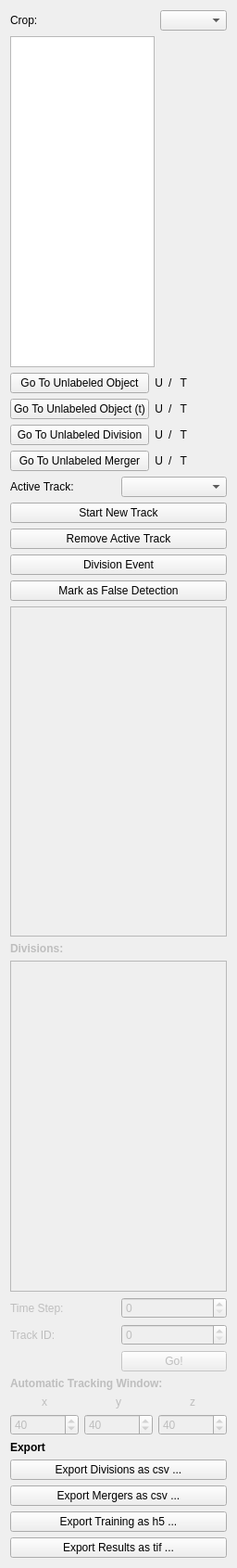
<?xml version="1.0" encoding="UTF-8"?>
<ui version="4.0">
 <class>containingWidget</class>
 <widget class="QWidget" name="containingWidget">
  <property name="geometry">
   <rect>
    <x>0</x>
    <y>0</y>
    <width>256</width>
    <height>1691</height>
   </rect>
  </property>
  <property name="sizePolicy">
   <sizepolicy hsizetype="Preferred" vsizetype="Preferred">
    <horstretch>1</horstretch>
    <verstretch>0</verstretch>
   </sizepolicy>
  </property>
  <property name="minimumSize">
   <size>
    <width>256</width>
    <height>0</height>
   </size>
  </property>
  <property name="baseSize">
   <size>
    <width>0</width>
    <height>0</height>
   </size>
  </property>
  <property name="windowTitle">
   <string>Form</string>
  </property>
  <layout class="QGridLayout" name="gridLayout_3">
   <item row="0" column="0">
    <widget class="QLabel" name="cropLabel">
     <property name="text">
      <string>Crop:</string>
     </property>
    </widget>
   </item>
   <item row="0" column="1">
    <widget class="QComboBox" name="cropBoxView"/>
   </item>
   <item row="1" column="0">
    <widget class="CropListView" name="cropListView"/>
   </item>
   <item row="2" column="0" colspan="2">
    <layout class="QGridLayout" name="gridLayout">
     <item row="2" column="1">
      <widget class="QLabel" name="unlabeledDivisionsCount">
       <property name="sizePolicy">
        <sizepolicy hsizetype="Fixed" vsizetype="Preferred">
         <horstretch>0</horstretch>
         <verstretch>0</verstretch>
        </sizepolicy>
       </property>
       <property name="layoutDirection">
        <enum>Qt::RightToLeft</enum>
       </property>
       <property name="text">
        <string>U</string>
       </property>
       <property name="alignment">
        <set>Qt::AlignRight|Qt::AlignTrailing|Qt::AlignVCenter</set>
       </property>
      </widget>
     </item>
     <item row="0" column="3">
      <widget class="QLabel" name="allObjectsCount">
       <property name="sizePolicy">
        <sizepolicy hsizetype="Fixed" vsizetype="Preferred">
         <horstretch>0</horstretch>
         <verstretch>0</verstretch>
        </sizepolicy>
       </property>
       <property name="layoutDirection">
        <enum>Qt::RightToLeft</enum>
       </property>
       <property name="text">
        <string>T</string>
       </property>
       <property name="alignment">
        <set>Qt::AlignRight|Qt::AlignTrailing|Qt::AlignVCenter</set>
       </property>
      </widget>
     </item>
     <item row="0" column="1">
      <widget class="QLabel" name="unlabeledObjectsCount">
       <property name="sizePolicy">
        <sizepolicy hsizetype="Fixed" vsizetype="Preferred">
         <horstretch>0</horstretch>
         <verstretch>0</verstretch>
        </sizepolicy>
       </property>
       <property name="layoutDirection">
        <enum>Qt::RightToLeft</enum>
       </property>
       <property name="text">
        <string>U</string>
       </property>
       <property name="alignment">
        <set>Qt::AlignRight|Qt::AlignTrailing|Qt::AlignVCenter</set>
       </property>
      </widget>
     </item>
     <item row="0" column="2">
      <widget class="QLabel" name="cropObjectsFrame_2">
       <property name="text">
        <string>/</string>
       </property>
      </widget>
     </item>
     <item row="3" column="1">
      <widget class="QLabel" name="unlabeledMergersCount">
       <property name="sizePolicy">
        <sizepolicy hsizetype="Fixed" vsizetype="Preferred">
         <horstretch>0</horstretch>
         <verstretch>0</verstretch>
        </sizepolicy>
       </property>
       <property name="layoutDirection">
        <enum>Qt::RightToLeft</enum>
       </property>
       <property name="text">
        <string>U</string>
       </property>
       <property name="alignment">
        <set>Qt::AlignRight|Qt::AlignTrailing|Qt::AlignVCenter</set>
       </property>
      </widget>
     </item>
     <item row="1" column="3">
      <widget class="QLabel" name="allObjectsCountFrame">
       <property name="sizePolicy">
        <sizepolicy hsizetype="Fixed" vsizetype="Preferred">
         <horstretch>0</horstretch>
         <verstretch>0</verstretch>
        </sizepolicy>
       </property>
       <property name="layoutDirection">
        <enum>Qt::RightToLeft</enum>
       </property>
       <property name="text">
        <string>T</string>
       </property>
       <property name="alignment">
        <set>Qt::AlignRight|Qt::AlignTrailing|Qt::AlignVCenter</set>
       </property>
      </widget>
     </item>
     <item row="2" column="0">
      <widget class="QPushButton" name="nextUnlabeledDivision">
       <property name="enabled">
        <bool>true</bool>
       </property>
       <property name="text">
        <string>Go To Unlabeled Division</string>
       </property>
      </widget>
     </item>
     <item row="3" column="0">
      <widget class="QPushButton" name="nextUnlabeledMerger">
       <property name="enabled">
        <bool>true</bool>
       </property>
       <property name="text">
        <string>Go To Unlabeled Merger</string>
       </property>
      </widget>
     </item>
     <item row="1" column="2">
      <widget class="QLabel" name="cropObjectsFrame_3">
       <property name="text">
        <string>/</string>
       </property>
      </widget>
     </item>
     <item row="3" column="3">
      <widget class="QLabel" name="allMergersCount">
       <property name="sizePolicy">
        <sizepolicy hsizetype="Fixed" vsizetype="Preferred">
         <horstretch>0</horstretch>
         <verstretch>0</verstretch>
        </sizepolicy>
       </property>
       <property name="layoutDirection">
        <enum>Qt::RightToLeft</enum>
       </property>
       <property name="text">
        <string>T</string>
       </property>
       <property name="alignment">
        <set>Qt::AlignRight|Qt::AlignTrailing|Qt::AlignVCenter</set>
       </property>
      </widget>
     </item>
     <item row="2" column="3">
      <widget class="QLabel" name="allDivisionsCount">
       <property name="sizePolicy">
        <sizepolicy hsizetype="Fixed" vsizetype="Preferred">
         <horstretch>0</horstretch>
         <verstretch>0</verstretch>
        </sizepolicy>
       </property>
       <property name="layoutDirection">
        <enum>Qt::RightToLeft</enum>
       </property>
       <property name="text">
        <string>T</string>
       </property>
       <property name="alignment">
        <set>Qt::AlignRight|Qt::AlignTrailing|Qt::AlignVCenter</set>
       </property>
      </widget>
     </item>
     <item row="3" column="2">
      <widget class="QLabel" name="cropObjectsFrame_5">
       <property name="text">
        <string>/</string>
       </property>
      </widget>
     </item>
     <item row="0" column="0">
      <widget class="QPushButton" name="nextUnlabeledObject">
       <property name="text">
        <string>Go To Unlabeled Object</string>
       </property>
      </widget>
     </item>
     <item row="1" column="0">
      <widget class="QPushButton" name="nextUnlabeledObjectFrame">
       <property name="enabled">
        <bool>true</bool>
       </property>
       <property name="text">
        <string>Go To Unlabeled Object (t)</string>
       </property>
      </widget>
     </item>
     <item row="2" column="2">
      <widget class="QLabel" name="cropObjectsFrame_4">
       <property name="text">
        <string>/</string>
       </property>
      </widget>
     </item>
     <item row="1" column="1">
      <widget class="QLabel" name="unlabeledObjectsCountFrame">
       <property name="sizePolicy">
        <sizepolicy hsizetype="Fixed" vsizetype="Preferred">
         <horstretch>0</horstretch>
         <verstretch>0</verstretch>
        </sizepolicy>
       </property>
       <property name="layoutDirection">
        <enum>Qt::RightToLeft</enum>
       </property>
       <property name="text">
        <string>U</string>
       </property>
       <property name="alignment">
        <set>Qt::AlignRight|Qt::AlignTrailing|Qt::AlignVCenter</set>
       </property>
      </widget>
     </item>
     <item row="0" column="4">
      <spacer name="horizontalSpacer">
       <property name="orientation">
        <enum>Qt::Horizontal</enum>
       </property>
       <property name="sizeHint" stdset="0">
        <size>
         <width>40</width>
         <height>20</height>
        </size>
       </property>
      </spacer>
     </item>
    </layout>
   </item>
   <item row="3" column="0" colspan="2">
    <layout class="QVBoxLayout" name="verticalLayout">
     <item>
      <layout class="QGridLayout" name="gridLayout_2">
       <item row="1" column="1">
        <widget class="QComboBox" name="activeTrackBox"/>
       </item>
       <item row="1" column="0">
        <widget class="QLabel" name="label">
         <property name="text">
          <string>Active Track:</string>
         </property>
        </widget>
       </item>
      </layout>
     </item>
     <item>
      <widget class="QPushButton" name="newTrack">
       <property name="text">
        <string>Start New Track</string>
       </property>
      </widget>
     </item>
     <item>
      <widget class="QPushButton" name="delTrack">
       <property name="text">
        <string>Remove Active Track</string>
       </property>
      </widget>
     </item>
     <item>
      <widget class="QPushButton" name="divEvent">
       <property name="enabled">
        <bool>true</bool>
       </property>
       <property name="text">
        <string>Division Event</string>
       </property>
       <property name="checkable">
        <bool>true</bool>
       </property>
       <property name="checked">
        <bool>false</bool>
       </property>
       <property name="autoExclusive">
        <bool>false</bool>
       </property>
       <property name="default">
        <bool>false</bool>
       </property>
       <property name="flat">
        <bool>false</bool>
       </property>
      </widget>
     </item>
     <item>
      <widget class="QPushButton" name="markMisdetection">
       <property name="text">
        <string>Mark as False Detection</string>
       </property>
      </widget>
     </item>
    </layout>
   </item>
   <item row="4" column="0" colspan="2">
    <widget class="QTextBrowser" name="logOutput">
     <property name="enabled">
      <bool>false</bool>
     </property>
     <property name="font">
      <font>
       <pointsize>8</pointsize>
       <weight>50</weight>
       <italic>true</italic>
       <bold>false</bold>
      </font>
     </property>
    </widget>
   </item>
   <item row="5" column="0">
    <widget class="QLabel" name="labelDivisions">
     <property name="enabled">
      <bool>false</bool>
     </property>
     <property name="font">
      <font>
       <weight>75</weight>
       <bold>true</bold>
      </font>
     </property>
     <property name="text">
      <string>Divisions:</string>
     </property>
    </widget>
   </item>
   <item row="6" column="0" colspan="2">
    <widget class="QListWidget" name="divisionsList">
     <property name="enabled">
      <bool>false</bool>
     </property>
    </widget>
   </item>
   <item row="7" column="0" colspan="2">
    <layout class="QGridLayout" name="gridLayout_4">
     <item row="0" column="0">
      <widget class="QLabel" name="timeStepLabel">
       <property name="enabled">
        <bool>false</bool>
       </property>
       <property name="text">
        <string>Time Step:</string>
       </property>
      </widget>
     </item>
     <item row="0" column="1">
      <widget class="QSpinBox" name="timeBox">
       <property name="enabled">
        <bool>false</bool>
       </property>
       <property name="maximum">
        <number>9999</number>
       </property>
      </widget>
     </item>
     <item row="1" column="0">
      <widget class="QLabel" name="trackIDLabel">
       <property name="enabled">
        <bool>false</bool>
       </property>
       <property name="text">
        <string>Track ID:</string>
       </property>
      </widget>
     </item>
     <item row="1" column="1">
      <widget class="QSpinBox" name="tidBox">
       <property name="enabled">
        <bool>false</bool>
       </property>
       <property name="maximum">
        <number>99999</number>
       </property>
      </widget>
     </item>
     <item row="2" column="1">
      <widget class="QPushButton" name="gotoLabel">
       <property name="enabled">
        <bool>false</bool>
       </property>
       <property name="text">
        <string>Go!</string>
       </property>
      </widget>
     </item>
    </layout>
   </item>
   <item row="8" column="0" colspan="2">
    <layout class="QVBoxLayout" name="verticalLayout_2">
     <item>
      <widget class="QLabel" name="automaticTrackingLabel">
       <property name="enabled">
        <bool>false</bool>
       </property>
       <property name="font">
        <font>
         <weight>75</weight>
         <bold>true</bold>
        </font>
       </property>
       <property name="text">
        <string>Automatic Tracking Window:</string>
       </property>
      </widget>
     </item>
     <item>
      <layout class="QHBoxLayout" name="horizontalLayout_2">
       <item>
        <widget class="QLabel" name="xLabel">
         <property name="enabled">
          <bool>false</bool>
         </property>
         <property name="text">
          <string>x</string>
         </property>
         <property name="alignment">
          <set>Qt::AlignCenter</set>
         </property>
        </widget>
       </item>
       <item>
        <widget class="QLabel" name="yLabel">
         <property name="enabled">
          <bool>false</bool>
         </property>
         <property name="text">
          <string>y</string>
         </property>
         <property name="alignment">
          <set>Qt::AlignCenter</set>
         </property>
        </widget>
       </item>
       <item>
        <widget class="QLabel" name="zLabel">
         <property name="enabled">
          <bool>false</bool>
         </property>
         <property name="text">
          <string>z</string>
         </property>
         <property name="alignment">
          <set>Qt::AlignCenter</set>
         </property>
        </widget>
       </item>
      </layout>
     </item>
     <item>
      <layout class="QHBoxLayout" name="horizontalLayout">
       <item>
        <widget class="QSpinBox" name="windowXBox">
         <property name="enabled">
          <bool>false</bool>
         </property>
         <property name="maximum">
          <number>9999</number>
         </property>
         <property name="value">
          <number>40</number>
         </property>
        </widget>
       </item>
       <item>
        <widget class="QSpinBox" name="windowYBox">
         <property name="enabled">
          <bool>false</bool>
         </property>
         <property name="maximum">
          <number>9999</number>
         </property>
         <property name="value">
          <number>40</number>
         </property>
        </widget>
       </item>
       <item>
        <widget class="QSpinBox" name="windowZBox">
         <property name="enabled">
          <bool>false</bool>
         </property>
         <property name="maximum">
          <number>9999</number>
         </property>
         <property name="value">
          <number>40</number>
         </property>
        </widget>
       </item>
      </layout>
     </item>
    </layout>
   </item>
   <item row="9" column="0" colspan="2">
    <layout class="QVBoxLayout" name="verticalLayout_7">
     <item>
      <widget class="QLabel" name="exportLabel">
       <property name="font">
        <font>
         <weight>75</weight>
         <bold>true</bold>
        </font>
       </property>
       <property name="text">
        <string>Export</string>
       </property>
      </widget>
     </item>
     <item>
      <widget class="QPushButton" name="exportDivisions">
       <property name="text">
        <string>Export Divisions as csv ...</string>
       </property>
      </widget>
     </item>
     <item>
      <widget class="QPushButton" name="exportMergers">
       <property name="text">
        <string>Export Mergers as csv ...</string>
       </property>
      </widget>
     </item>
     <item>
      <widget class="QPushButton" name="exportButton">
       <property name="enabled">
        <bool>true</bool>
       </property>
       <property name="text">
        <string>Export Training as h5 ...</string>
       </property>
      </widget>
     </item>
     <item>
      <widget class="QPushButton" name="exportTifButton">
       <property name="enabled">
        <bool>true</bool>
       </property>
       <property name="text">
        <string>Export Results as tif ...</string>
       </property>
      </widget>
     </item>
    </layout>
   </item>
  </layout>
 </widget>
 <customwidgets>
  <customwidget>
   <class>CropListView</class>
   <extends>QTableView</extends>
   <header>ilastik.widgets.cropListView</header>
  </customwidget>
 </customwidgets>
 <tabstops>
  <tabstop>newTrack</tabstop>
  <tabstop>delTrack</tabstop>
  <tabstop>divEvent</tabstop>
  <tabstop>markMisdetection</tabstop>
  <tabstop>logOutput</tabstop>
  <tabstop>divisionsList</tabstop>
  <tabstop>timeBox</tabstop>
  <tabstop>tidBox</tabstop>
  <tabstop>gotoLabel</tabstop>
  <tabstop>windowXBox</tabstop>
  <tabstop>windowYBox</tabstop>
  <tabstop>windowZBox</tabstop>
  <tabstop>exportButton</tabstop>
  <tabstop>exportTifButton</tabstop>
 </tabstops>
 <resources/>
 <connections/>
</ui>
